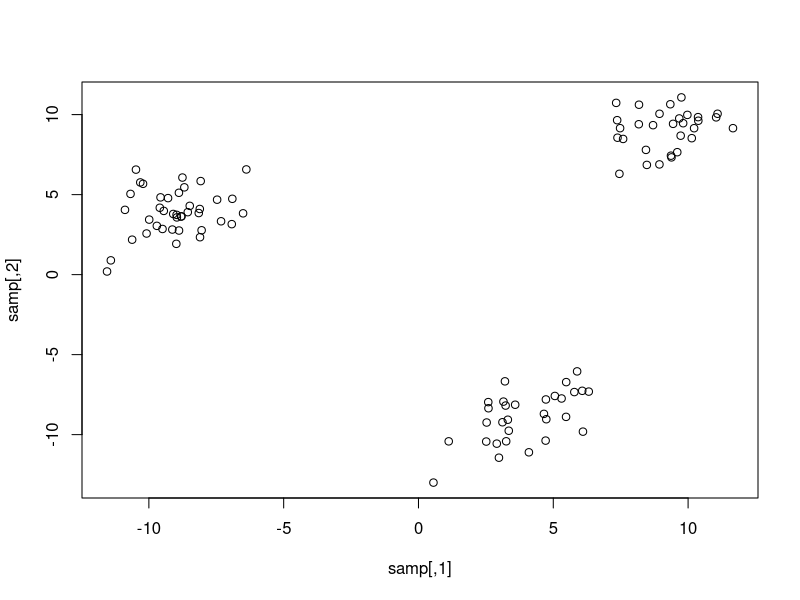

The R script that drew this image: (Note: this script raises an error after producing the figure.)

library(MASS)
### simulate from normal mixture:

  mu1 = c(2,2)
  mu2 = c(1,-2)
  mu3 = c(-2,1)

  sigma = matrix(c(2,1,1,4),nrow=2) # same cov matrix for all components

  p = c(0.1,0.3,0.6)

# The number of samples from the mixture distribution
  N = 100               

# Sample N random uniforms U
  U = runif(N)

#Variable to store the samples from the mixture distribution                                             
  rand.samples = matrix(rep(NA,2*N),nrow=N)

# Sampling from the mixture
  for(i in 1:N){
      if(U[i]<p[1]){
          rand.samples[i,] = mvrnorm(1,mu1,sigma)
      }else if(U[i]<(1-p[1])){
          rand.samples[i,] = mvrnorm(1,mu2,sigma)
      }else{
          rand.samples[i,] = mvrnorm(1,mu3,sigma)
      }
  }


# initial value for membership matrix:
  temp = c(rep(0,200),rep(1,100))
  z0 = matrix(temp, nrow=100, byrow=T)



#---------------------------------------------------------------------------------#




## simulate three groups of multivariate normal sample:

  library(MASS)

  mu1 = c(9,9)
  mu2 = c(4,-9)
  mu3 = c(-9,4)

  nvec = c(30,30,40)
  n = sum(nvec)

  sigma = matrix(c(2,1,1,2),nrow=2) # same cov matrix for all groups

  s1 = mvrnorm(nvec[1], mu1, sigma)
  s2 = mvrnorm(nvec[2], mu2, sigma)
  s3 = mvrnorm(nvec[3], mu3, sigma)

  # membership matrix:
  temp = c(rep(c(1,0,0),30),rep(c(0,1,0),30),rep(c(0,0,1),40))
  z = z0 = matrix(temp, nrow=n, byrow=TRUE)

  samp = rbind(s1,s2,s3)
  plot(samp) # very few overlaps between groups



#-------------------------------------------------------------------------------------#


## run EM on the second dataset:
  ME.EEE(samp, z)

## compare with meEEE() from MCLUST
  library(mclust)
  meEEE(samp, z) # same results here
